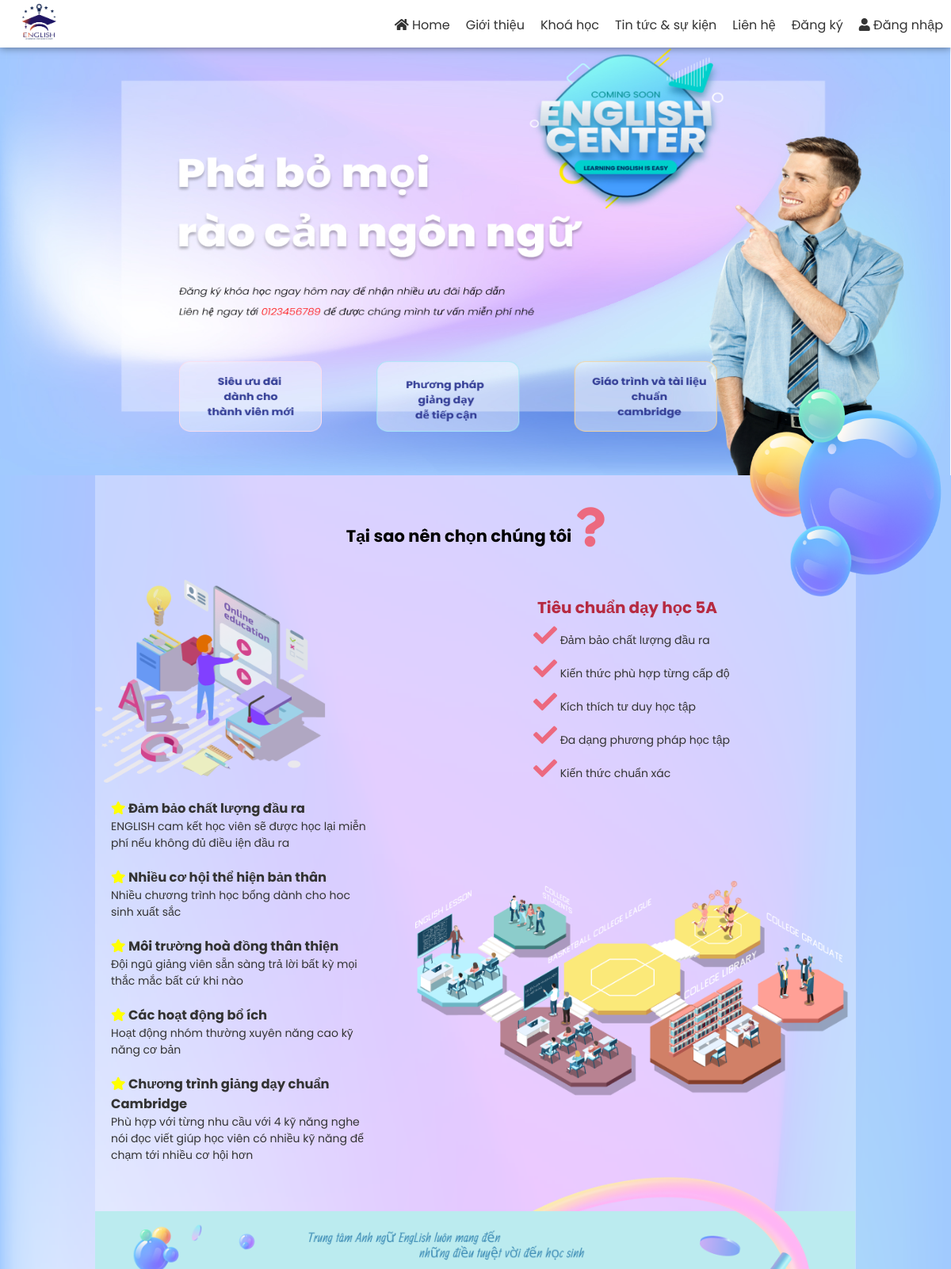
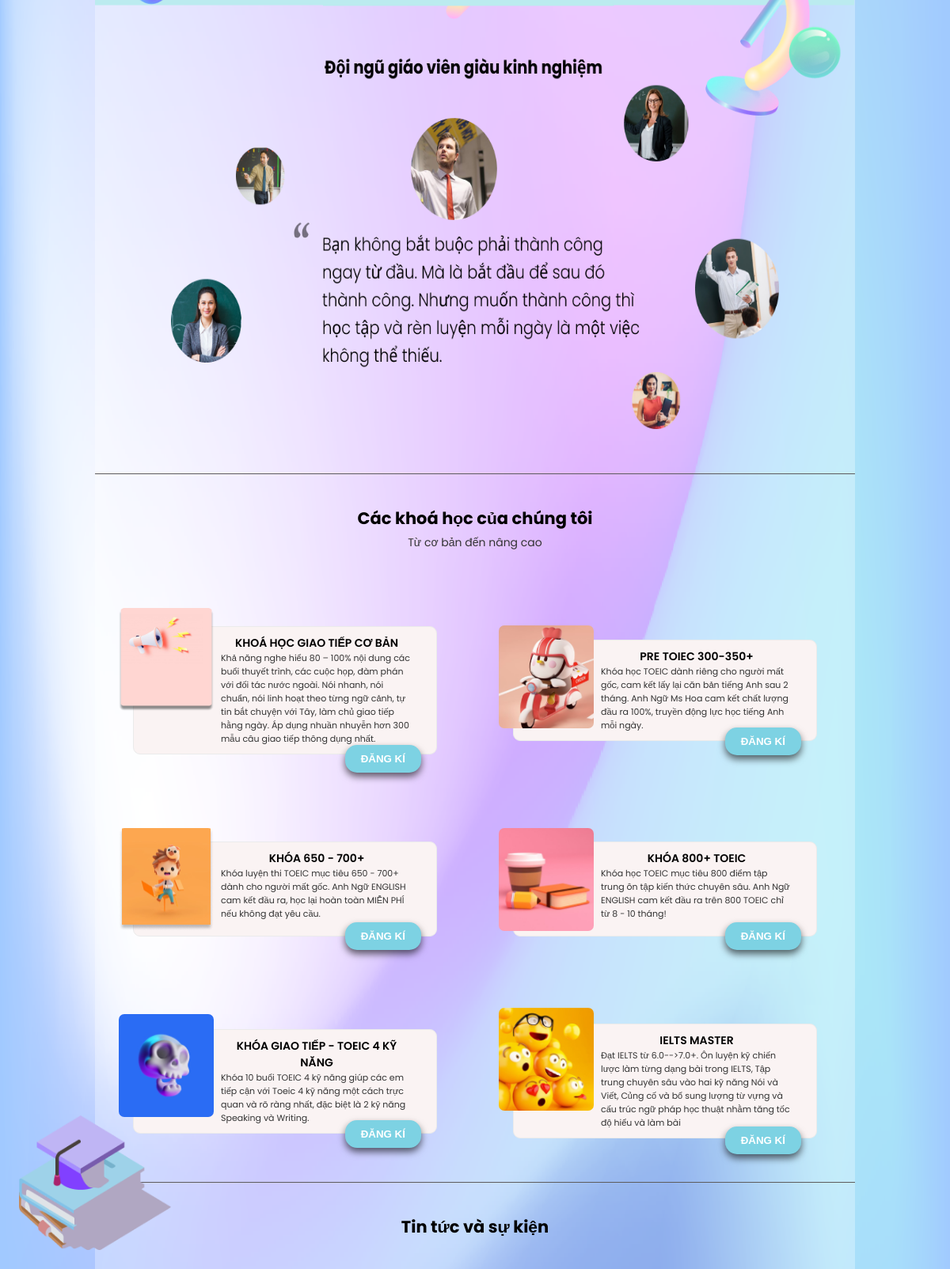
The page / (upper part) on the database its author committed (2 pictures, top to bottom).
### tables this page shows
CREATE TABLE `khoahoc` (
  `id` int(11) NOT NULL,
  `title` varchar(255) NOT NULL,
  `img` text NOT NULL,
  `content` varchar(555) NOT NULL,
  `active` int(11) NOT NULL,
  `time` datetime NOT NULL DEFAULT current_timestamp()
);

### mvc/core/controler.php (called while the page is built, shortened)
<?php
class Controler
{
    public function view($view, $data = array())
    {
        require_once "./mvc/views/" . $view . ".php";
    }
}

### mvc/controllers/home.php (called while the page is built)
<?php
class home extends Controler
{
    public function myhome()
    {
        $home_m = $this->model('home_m');
        $post = json_decode($home_m->getPost(), true);
        $notifi = json_decode($home_m->getNotifi(), true);
        $this->view('Home', [
            "post" => $post,
            "notifi" => $notifi
        ]);
    }
}

### mvc/core/app.php (called while the page is built, shortened)
<?php
    class App
    {
        public $action = "myhome";
        public $params = [];
        public function __construct()
        {
            $arr = $this->UrlProcess();
            $this->controler = new $this->controler;
            if (isset($arr)) {
                $this->params = array_values($arr);
            }
            else $this->params = [];
            call_user_func_array([$this->controler,$this->action],$this->params);
        }
        public function UrlProcess()
        {
            if (isset($_GET['url'])) {
                return explode("/",strtolower(preg_replace('/\s+/', '', $_GET['url'])));
            }
            else return [''];
        }
    }

### index.php (called while the page is built, shortened)
<?php
    $myApp = new App();
?>

### mvc/core/DB.php (called while the page is built, shortened)
<?php
class DB
{
    public $con;
    public function __construct()
    {
        $host = "localhost:3308";
        $uname = "root";
        $pass = "";
        $db = "trungtamtienganh";
        $this->con = mysqli_connect($host, $uname, $pass) or die("could not connect to mysql");
        mysqli_select_db($this->con, $db) or die("no database");
        mysqli_query($this->con, "SET NAMES 'utf8'");
    }
    public function getDefineData($sql)
    {
        $resutl = $this->con->query($sql);
        $data = array();
        if ($resutl->num_rows > 0) {
            while ($row = $resutl->fetch_assoc()) {
                array_push($data, $row);
            }
        }
        return json_encode($data);
    }
    public function getData($field = [], $table, $where = [], $top = [])
    {
        $sql = "SELECT " . implode(",", $field) . "
                FROM $table ";
        if (!empty($where)) {
            $sql .= "WHERE " . implode(" AND ", $where);
        }
        return $this->getDefineData($sql);
    }
}

### mvc/models/home_m.php (called while the page is built, shortened)
<?php
class home_m extends DB
{
    public function getNotifi()
    {
        $field = [
            "id",
            "title",
            "content",
            "img"
        ];
        $table = "khoahoc";
        $where = [
            "active = '1'"
        ];
        $top = null;
        return $this->getData($field, $table, $where, $top);
    }
}

### mvc/views/home.php (the view, shortened to what this page needs)
<!DOCTYPE html>
<html lang="en">
<head>
    <link rel="stylesheet" href="https://cdnjs.cloudflare.com/ajax/libs/font-awesome/5.15.4/css/all.min.css">
    <link rel="stylesheet" href="./public/css/home/home.css">
</head>
<body>
    <div class="header flex-row">
        <div class="logo flex-row">
            <img src="./public/img/LOGO-01.png" alt="" width="100px" height="80%">
        </div>
        <ul class="header_nav flex-row">
            <li><a href="#">
                    <i class="fas fa-home"></i>
                    Home
                </a></li>
            <li><a href="#introduce">Giới thiệu</a></li>
            <li><a href="#course">Khoá học</a></li>
            <li><a href="#news">Tin tức & sự kiện</a></li>
            <li><a href="#footer">Liên hệ</a></li>
            <li><a href="javascript:;" class="js-take">Đăng ký</a></li>
            <li><a href="./login">
                    <i class="fas fa-user"></i>
                    Đăng nhập
                </a></li>
        </ul>
    </div>
    <div class="main">
        <div class="main_banner">
        </div>
        <div id="introduce">
            <img class="introduce_img" src="./public/img/balloon.png" alt="">
            <h2 class="heading">
                Tại sao nên chọn chúng tôi
                <i class="fas fa-question icon-question"></i>
            </h2>
            <div class="introduce_body">
                <div class="introduce_body-left flex-col">
                    <img src="./public/img/intro1.png" alt="" width="80%" height="80%">
                    <h3>
                        <i class="fas fa-star icon-star"></i>
                        Đảm bảo chất lượng đầu ra
                    </h3>
                    <p>ENGLISH cam kết học viên sẽ được học lại miễn phí nếu không đủ điều iện đầu ra</p>
                    <h3>
                        <i class="fas fa-star icon-star"></i>
                        Nhiều cơ hội thể hiện bản thân
                    </h3>
                    <p>Nhiều chương trình học bổng dành cho hoc sinh xuất sắc</p>
                    <h3>
                        <i class="fas fa-star icon-star"></i>
                        Môi trường hoà đồng thân thiện
                    </h3>
                    <p>Đội ngũ giảng viên sẵn sàng trả lời bất kỳ mọi thắc mắc bất cứ khi nào</p>
                    <h3>
                        <i class="fas fa-star icon-star"></i>
                        Các hoạt động bổ ích
                    </h3>
                    <p>Hoạt động nhóm thường xuyên năng cao kỹ năng cơ bản</p>
                    <h3>
                        <i class="fas fa-star icon-star"></i>
                        Chương trình giảng dạy chuẩn Cambridge
                    </h3>
                    <p>
                        Phù hợp với từng nhu cầu với 4 kỹ năng nghe nói đọc viết giúp học viên có nhiều kỹ năng để chạm
                        tới nhiều cơ hội hơn
                    </p>
                </div>
                <div class="introduce_body-right flex-col">
                    <div class="introduce_body-right-content">
                        <h3>Tiêu chuẩn dạy học 5A</h3>
                        <p>
                            <i class="fas fa-check icon-check"></i>
                            Đảm bảo chất lượng đầu ra
                        </p>
                        <p>
                            <i class="fas fa-check icon-check"></i>
                            Kiến thức phù hợp từng cấp độ
                        </p>
                        <p>
                            <i class="fas fa-check icon-check"></i>
                            Kích thích tư duy học tập
                        </p>
                        <p>
                            <i class="fas fa-check icon-check"></i>
                            Đa dạng phương pháp học tập
                        </p>
                        <p>
                            <i class="fas fa-check icon-check"></i>
                            Kiến thức chuẩn xác
                        </p>
                    </div>
                    <img class="introduce_body-right-img" src="./public/img/intro2.png" alt="">
                </div>
                <div class="introduce_body-bottom">
                    <img class="introduce_body-bottom-img" src="./public/img/banner_intro.png" alt="">
                    <img class="teacher-img" src="/testmvc/public/img/teacher_img.png" . alt="">
                </div>
            </div>
        </div>
        <div id="course">
            <h2 class="heading" style="padding-bottom: 5px;">Các khoá học của chúng tôi</h2>
            <p style="text-align:center;">Từ cơ bản đến nâng cao</p>
            <div class="course-box flex-row">
                <?php
                foreach ($data['notifi'] as $value) {
                ?>
                <div class="course-item">
                    <img class="course-item-img" src="/testmvc/public/img/tintuc/<?php echo $value['img'] ?>" alt=""
                        width="100%" height="100%">
                    <div class="course-content">
                        <p class="course-content-heading">
                            <?php echo $value['title'] ?>
                        </p>
                        <p class="course-content-describe"> <?php echo $value['content'] ?></p>
                    </div>
                    <button class="js-take cursor button-take growing">
                        Đăng kí
                    </button>
                </div>
                <?php
                }
                ?>
            </div>
        </div>
        <div id="news">
            <img class="news-img" src="./public/img/Group.png" alt="">
            <h2 class="heading">Tin tức và sự kiện</h2>
        </div>
    </div>
</body>
</html>

### public/css/home/home.css (style rules this page uses)
* { margin: 0; padding: 0; box-sizing: border-box; text-align: unset; }
html { color: #333; font-family: 'Poppins', sans-serif; }
.cursor { cursor: pointer; }
.flex-col { display: flex; flex-direction: column; }
.flex-row { display: flex; flex-direction: row; flex-wrap: wrap; align-items: center; }
.heading { text-align: center; color: black; padding: 40px; }
h3 { padding: 20px 20px 0px; }
p { padding: 0 20px; font-size: 14px; }
.growing { animation: glowing 1.3s infinite; }
.icon-question { font-size: 50px; color: rgb(236, 105, 127); }
.icon-check { font-size: 30px; color: rgb(236, 105, 127); }
.header { position: fixed; z-index: 1; top: 0; left: 0; right: 0; height: 60px; background-color: #fff; justify-content: space-between; box-shadow: 0 0 10px rgba(1, 1, 1, 0.5); }
.logo { display: inline-block; }
.header_nav { list-style: none; }
.header_nav li a { text-decoration: none; color: #333; padding: 10px; }
.main { background: url('/testmvc/public/img/background.png') top center / 100% 100% repeat-y; }
.main_banner { padding-top: 50%; background: url('/testmvc/public/img/home.jpg') top center / 100% 100% no-repeat; }
#introduce { min-height: 1600px; width: 80%; margin: auto; background-color: rgba(255, 255, 255, 0.3); font-size: 14px; position: relative; }
.introduce_img { width: 30%; height: 20%; position: absolute; top: -135px; right: -130px; }
.introduce_body-left { width: 40%; float: left; padding-right: 20px; }
.introduce_body-right { padding-left: 10px; width: 60%; float: left; }
.introduce_body-right-content { margin: auto; }
.introduce_body-right-content p { padding: 5px 15px; }
.introduce_body-right-content h3 { color: rgb(182, 42, 65); font-size: 20px; }
.introduce_body-right-img { padding: 120px 10px 0; }
.introduce_body-bottom { width: 100%; position: relative; min-height: 500px; }
.introduce_body-bottom-img { width: 100%; position: absolute; top: 0; }
.teacher-img { margin: auto; width: 80%; height: 95%; position: absolute; top: 40%; left: 10%; }
#course { border-top: 1px solid rgb(94, 92, 92); min-height: 500px; background-color: rgba(255, 255, 255, 0.3); font-size: 14px; width: 80%; margin: auto; }
.course-box { margin-top: 40px; }
.course-item { width: 40%; min-height: 120px; justify-content: space-around; background-color: rgb(250, 243, 243); border-radius: 9px; position: relative; margin: 55px auto; border: 1px solid rgb(235, 235, 235); }
.course-item-img { width: 120px; height: 130px; position: absolute; top: -15%; left: -5%; border-radius: 7px; }
.course-content { padding: 10px 10px 10px 90px; }
.course-content-heading { color: #000; text-align: center; font-weight: 600; text-transform: uppercase; }
.course-content-describe { font-size: 11px; }
.button-take { background-color: #7DD2E3; color: white; border-radius: 15px; border: none; padding: 10px 20px; position: absolute; font-weight: 600; right: 5%; bottom: -15%; text-transform: uppercase; box-shadow: 0px 5px 10px rgba(0, 0, 0, 0.6); }
#news { border-top: 1px solid rgb(94, 92, 92); min-height: 500px; background-color: rgba(255, 255, 255, 0.3); font-size: 14px; width: 80%; margin: auto; position: relative; }
.news-img { position: absolute; top: -10%; left: -10%; width: 20%; height: 20%; }
.icon-star { color: yellow; }

### rows shown on the page
khoahoc: img (picture), title "KHOÁ HỌC GIAO TIẾP CƠ BẢN", content "Khả năng nghe hiểu 80 – 100% nội dung các buổi thuyết trình, các cuộc họp, đàm phán với đối tác nước ngoài. Nói nhanh, nói chuẩn, nói linh hoạt theo từng ngữ cảnh, tự tin bắt chuyện với Tây, làm chủ giao tiếp hằng ngày. Áp dụng nhuần nhuyễn hơn 300 mẫu câu giao tiếp thông dụng nhất."
khoahoc: img (picture), title "PRE TOIEC 300-350+", content "Khóa học TOEIC dành riêng cho người mất gốc, cam kết lấy lại căn bản tiếng Anh sau 2 tháng. Anh Ngữ Ms Hoa cam kết chất lượng đầu ra 100%, truyền động lực học tiếng Anh mỗi ngày."
khoahoc: img (picture), title "KHÓA 650 - 700+", content "Khóa luyện thi TOEIC mục tiêu 650 - 700+ dành cho người mất gốc. Anh Ngữ ENGLISH cam kết đầu ra, học lại hoàn toàn MIỄN PHÍ nếu không đạt yêu cầu."
khoahoc: img (picture), title "KHÓA 800+ TOEIC", content "Khóa học TOEIC mục tiêu 800 điểm tập trung ôn tập kiến thức chuyên sâu. Anh Ngữ ENGLISH cam kết đầu ra trên 800 TOEIC chỉ từ 8 - 10 tháng!"
khoahoc: img (picture), title "KHÓA GIAO TIẾP - TOEIC 4 KỸ NĂNG", content "Khóa 10 buổi TOEIC 4 kỹ năng giúp các em tiếp cận với Toeic 4 kỹ năng một cách trực quan và rõ ràng nhất, đặc biệt là 2 kỹ năng Speaking và Writing."
khoahoc: img (picture), title "IELTS MASTER", content "Đạt IELTS từ 6.0-->7.0+. Ôn luyện kỹ chiến lược làm từng dạng bài trong IELTS, Tập trung chuyên sâu vào hai kỹ năng Nói và Viết, Củng cố và bổ sung lượng từ vựng và cấu trúc ngữ pháp học thuật nhằm tăng tốc độ hiểu và làm bài"
